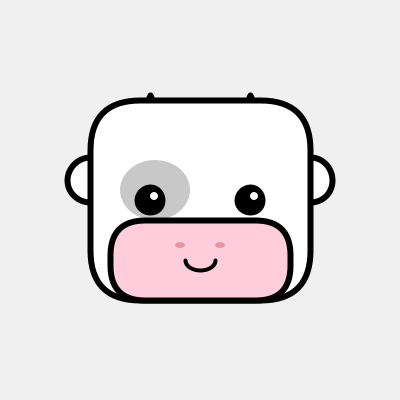
Frame 1 (no input)
Frame 60 (the mouse pressed at the canvas centre just before this capture): identical to frame 1, image omitted
Frame 120 (the mouse held since frame 60 and released just before this capture): identical to frame 1, image omitted

The Processing sketch that drew this single still picture (run headless with seeded random() and noise(); from frame 60 on, the mouse is pressed at the canvas centre):

// Processing sketch: task2
// ── task2.pde
void setup() {
  // setup canvas size
  size(400, 400);
  
  // set background to light grey
  background(240);
  
  // set common style
  stroke(0);          // black outline
  strokeWeight(6);    // thick lines
  strokeJoin(ROUND);  // smooth corners
  rectMode(CENTER);   // draw from center
  
  // draw horns using triangle
  fill(235, 215, 190); // beige color
  triangle(135, 130, 150, 95, 165, 130); // left horn
  triangle(235, 130, 250, 95, 265, 130); // right horn
  
  // draw ears using ellipse
  fill(255); // white
  ellipse(90, 180, 45, 45);  // left ear
  ellipse(310, 180, 45, 45); // right ear
  
  // draw head using rect with rounded corners
  fill(255);
  rect(200, 200, 220, 200, 50);
  
  // draw spot using ellipse without outline
  noStroke();
  fill(200); // grey
  ellipse(155, 190, 70, 60);
  
  // draw eyes using circle
  stroke(0); // restore outline
  fill(0);   // black
  circle(150, 200, 25);
  circle(250, 200, 25);
  
  // draw eye reflections
  noStroke();
  fill(255);
  circle(154, 196, 8);
  circle(254, 196, 8);
  
  // draw snout using rect
  stroke(0);
  fill(255, 205, 220); // pink
  rect(200, 260, 180, 80, 35);
  
  // draw nostrils using ellipse
  noStroke();
  fill(230, 150, 160); // darker pink
  ellipse(180, 245, 10, 6);
  ellipse(220, 245, 10, 6);
  
  // draw mouth using arc
  noFill();
  stroke(0);
  strokeWeight(4);
  arc(200, 260, 30, 20, 0, PI);
}

void draw() {
  // static scene, nothing here
}
